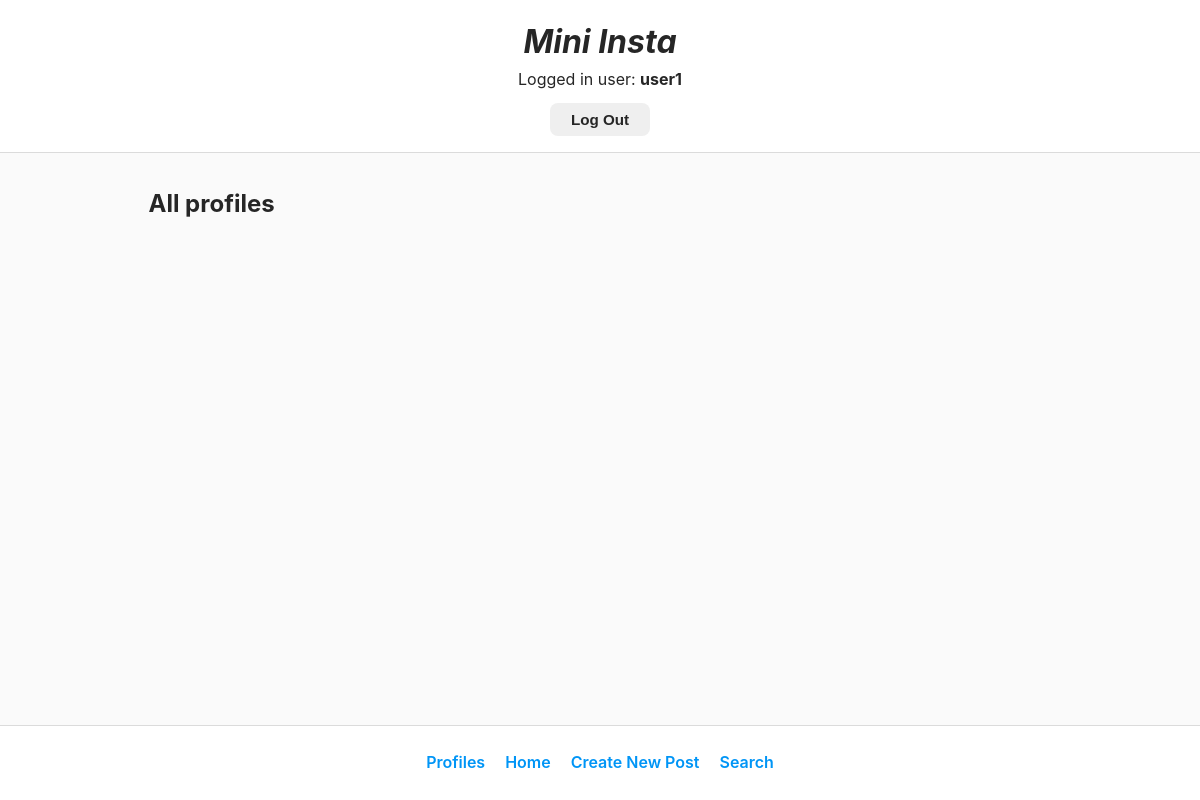
The app's page /mini_insta/ (signed in), older data.
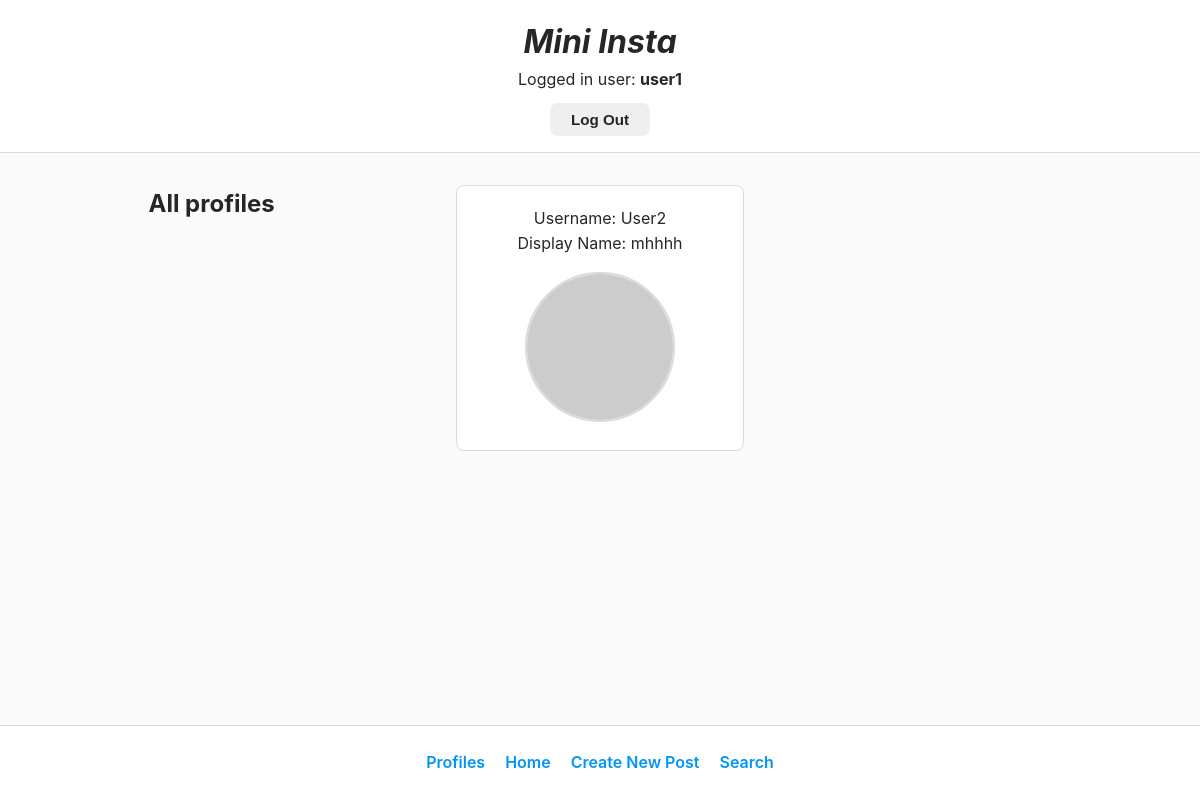
The same page, newer data.
### mini_insta/models.py (models this page shows, shortened)
class Profile(models.Model):
    username = models.TextField(blank=True)
    display_name = models.TextField(blank=True)
    profile_image_url = models.URLField(blank=True)
    bio_text = models.TextField(blank=True)
    join_date = models.DateTimeField(auto_now=True)
    user = models.OneToOneField(User, on_delete=models.CASCADE)

### mini_insta/views.py (the view)
# urls.py: path('', ProfileListView.as_view(), name=""),
class ProfileListView(ListView):
    model = Profile
    template_name = 'mini_insta/show_all_profiles.html'
    context_object_name = "profiles"

### mini_insta/templates/mini_insta/show_all_profiles.html
{%extends 'mini_insta/base.html'%} {% block content %} {% load static %}
<main class="grid-container">
  <h2>All profiles</h2>
  {% for profile in profiles%}
    {% if request.user == profile.user %}
      <div class="profile-card">
        <div>
          Username: {{ profile.username }} <br />
          Display Name: {{profile.display_name}}
        </div>
        <a href="{% url 'show_profile' %}">
          {% if profile.profile_image_url %}
            <img class="profile-pic" src="{{profile.profile_image_url}}" alt="pfp" />
          {% else %}
            <img class="profile-pic" src="{% static 'img/mini_insta/no_profile.jpeg'%}" alt="pfp" />
          {% endif %}
        </a>
        <br />
      </div>
    {% endif %}
  {% endfor %}
</main>
{% endblock %}

Row changes from the older to the newer data that the page shows:
now on this page (row edited): Profile: username "User2", display_name "mhhhh"
